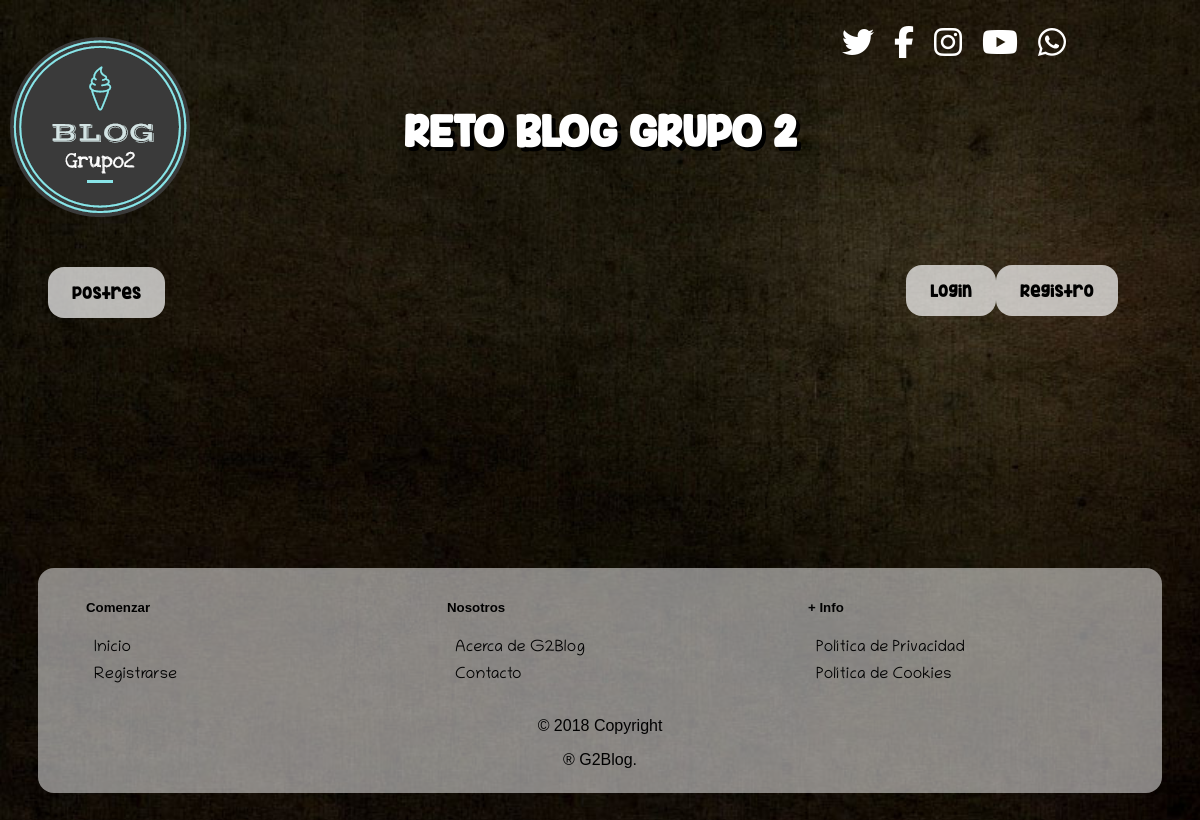
The app's page /mostrarEntrada.php?var=BRAZO DE GITANO CON CREMA DE CASTANA, older data.
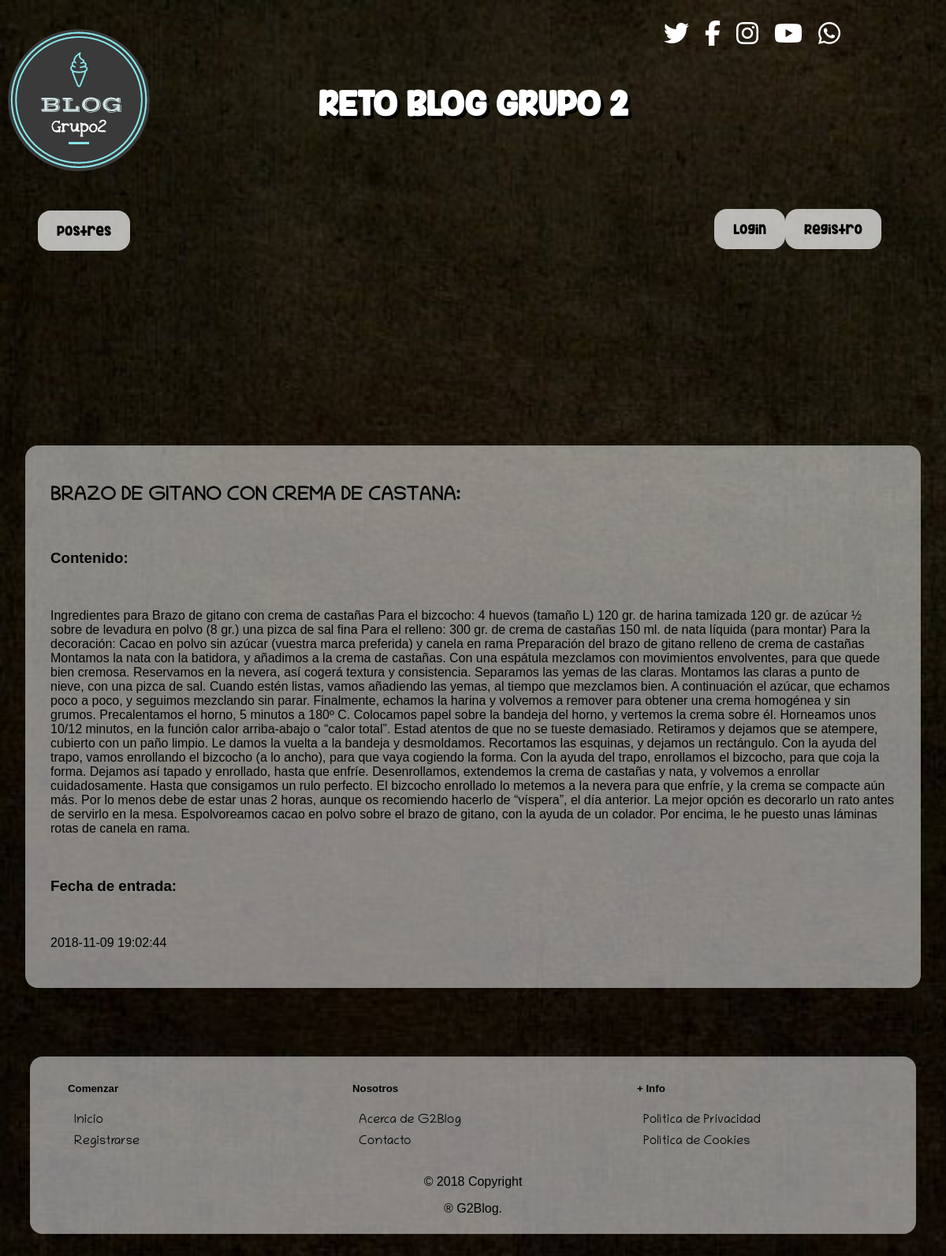
The same page, newer data.
### tables this page shows
CREATE TABLE `entrada` (
  `titulo` varchar(40) NOT NULL,
  `contenido` longtext NOT NULL,
  `fecha_entrada` datetime DEFAULT CURRENT_TIMESTAMP
);

### mostrarEntrada.php (the view, shortened to what this page needs)
<?
	include 'conexion.php';
	try {
	if(isset($_GET['var']) && $_GET['var'] !== ''){
		$titulo = $_GET['var'];
	  } else {
		echo "failed";
	  }
		if (isset($usuario)){
			if ($usuario!='admin'){
				$sentencia1=$db->prepare("SELECT entrada.titulo 'et' , entrada.contenido 'ec', entrada.fecha_entrada 'ef' FROM entrada  WHERE entrada.titulo='$titulo'");
				$sentencia1->execute();
				$sentencia2=$db->prepare("SELECT comentario.contenido 'cc', comentario.fecha 'cf' FROM comentario  WHERE comentario.titulo_entrada='$titulo' AND comentario.usuario_comentario='$usuario'");
				$sentencia2->execute();
				require_once('menuUsuario.php');
				echo "<div><section>";
			foreach($sentencia1 as $entrada1){
				echo '<br><article id="entrada"><h2>'.$titulo.':</h2><br><h3>Contenido:</h3><br><p>'.$entrada1['ec'].'</p><br><h3>Fecha de entrada:</h3><br><p>'.$entrada1['ef'].'</p><button onclick="mostrarComentarios()">  INSERTAR COMENTARIO </button></article><br>';
			}
			foreach($sentencia2 as $entrada2){
				echo '<article id="comentario"><h2>Comentario:</h2><br><h3>Contenido:</h3><br><p>'.$entrada2['cc'].'</p><br><h3>Fecha de comentario:</h3><br><p>'.$entrada2['cf'].'</p></article>';
			}
			echo "</section></div>";
			}
		}else{
			$sentencia1=$db->prepare("SELECT entrada.titulo 'et' , entrada.contenido 'ec', entrada.fecha_entrada 'ef' FROM entrada  WHERE entrada.titulo='$titulo'");
			$sentencia1->execute();
			include('menuInvitado.php');
			echo "<div><section>";
			foreach($sentencia1 as $entrada1){
				echo '<br><article id="entrada"><h2>'.$titulo.':</h2><br><h3>Contenido:</h3><br><p>'.$entrada1['ec'].'</p><br><h3>Fecha de entrada:</h3><br><p>'.$entrada1['ef'].'</p></article><br>';
			}
			echo "</section></div>";
		}
	} catch(PDOException $e) {
	  echo 'Error: ' . $e->getMessage();
	}
?>

Row changes from the older to the newer data that the page shows:
added entrada: contenido "Ingredientes para Brazo de gitano con crema de castañas Para el bizcocho: 4 huevos (tamaño L) 120 gr. de harina tamizada 120 gr. de azúcar ½ sobre de levadura en polvo (8 gr.) una pizca de sal fina Para el relleno: 300 gr. de crema de castañas 150 ml. de nata líquida (para montar) Para la decoración: Cacao en polvo sin azúcar (vuestra marca preferida) y canela en rama Preparación del brazo de gitano relleno de crema de castañas Montamos la nata con la batidora, y añadimos a la crema de castañas. Con una espátula mezclamos con movimientos envolventes, para que quede bien cremosa. Reservamos en la nevera, así cogerá textura y consistencia. Separamos las yemas de las claras. Montamos las…", fecha_entrada "2018-11-09 19:02:44"
